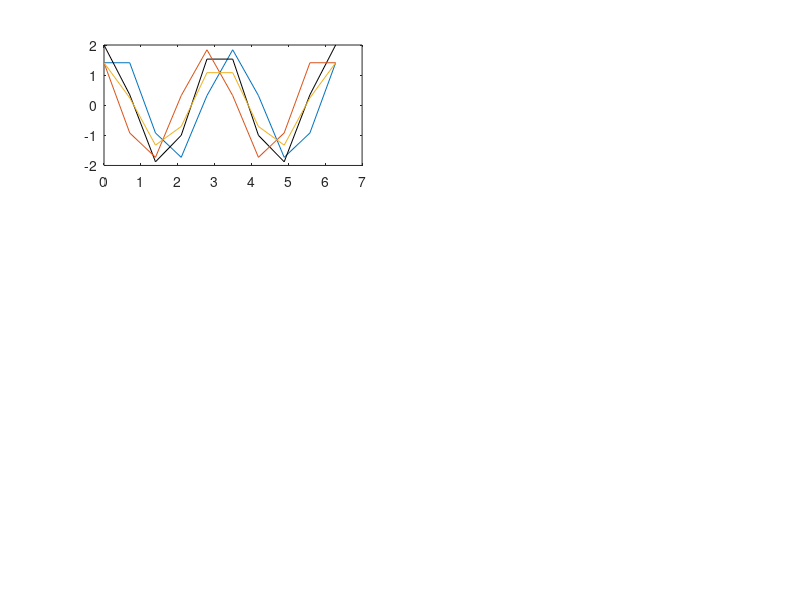

The MATLAB script that drew this image: (Note: this script raises an error after producing the figure.)
%% ---------------------------- Header --------------------------------- %%

%%% Numerische Methoden der Hydromechanik
%%% Assignment: 1
%%% Group: 2
%%% Members: Nick Pfeiffer, Andreas Mirlach, Julian Lenz, Faro Schäfer

% ----------------------------------------------------------------------- %

clear all
close all
addpath('Plots_one')

%% grid and analytical solution 

grid = [10,20,30,50,100,1000,10000];

% amount of grid points
 
for j = 1:length(grid)

    % Number of grid points
    n = grid(j);

    % Grid spacing
    h = 2.0 * pi / (n-1);

    % Calculation of... 
    for i = 1 : n

        % ...coordinates
        x(i) = 0.0 + (i-1) * h;

        % ...analytical values of function and derivative
        f(i) = sin( 2*x(i) ); % analytical function
        dfe(i) = cos( 2*x(i) ) * 2; % analytical first derivative
        dfe2(i) = -sin( 2*x(i) ) * 4; % analytical second derivative
      
    end
    
%% Discretization for numerical solution

    for i = 1 : n

        % Periodic boundary conditions... 

        % ...for the first point
        if ( i == 1 )

            fp = f(i+1);
            fm = f(n-1);

        end

        % ...for the last point
        if ( i == n )

            fp = f(2);
            fm = f(n-1);

        end

        % If point is not at the boundaries 
        if ( ( i ~= 1 ) && ( i ~= n ) )
            fp = f(i+1);
            fm = f(i-1);
        end

        fi = f(i);

%% Numerical shemes

    % First derivative: Upwind
    dfn_U(i) = ( fi - fm ) / ( 1.0*h );
      
    % First derivative: Downwind
    dfn_D(i) = ( fp - fi ) / ( 1.0*h );
        
    % First derivative: Central
    dfn_C(i) = ( fp - fm ) / ( 2.0*h );
        
    % Second Derivative: Central 
    dfn_C2(i) = ( fp - 2*fi + fm ) / (h^2);
      
    end
    
%% Error of numerical shemes
    
    % Location of Error 
    x_error = 2*pi/5;
    
    % Value at Location of Error
    val_error_U = interp1(x,dfn_U,x_error);     % Value at linearily interpolated locatin of error: Upwind
    val_error_D = interp1(x,dfn_D,x_error);     % Value at linearily interpolated locatin of error: Downwind       
    val_error_C = interp1(x,dfn_C,x_error);     % Value at linearily interpolated locatin of error: Central
    val_error_C2 = interp1(x,dfn_C2,x_error);   % Value at linearily interpolated locatin of error: Central second derivative
    val_error_dfe = cos( 2*x_error ) * 2;       % Value at location of error first derivative
    val_error_dfe2 = -sin( 2*x_error ) * 4;     % Value at location of error second derivative
    
    % Error 
    er_U = abs( ( val_error_dfe - val_error_U ) / val_error_dfe ) ;
    er_D = abs( ( val_error_dfe - val_error_D ) / val_error_dfe ) ;
    er_C = abs( ( val_error_dfe - val_error_C ) / val_error_dfe ) ;
    er_C2 = abs( ( val_error_dfe2 - val_error_C2 ) / val_error_dfe2 ) ;
    
%% Interpolation of Points
    
    % Location of interpolated points
    xq = [0+h/2:h:h*(n-1)];               % x-values on which function values get interpolated

    % Value at interpolated points
    dfn_U_interp = interp1(x,dfn_U,xq);   % Interpolated Points for Upwind
    dfn_D_interp = interp1(x,dfn_D,xq);   % Interpolated Points for Downwind
    dfn_C_interp = interp1(x,dfn_C,xq);   % Interpolated Points for Central
    dfn_C2_interp = interp1(x,dfn_C2,xq); % Interpolated Points for Central (second der.)
    
%% Error of interpolated points

    % Value at Location of Error
    val_error_U_interp = interp1(xq,dfn_U_interp,x_error);   % Value at linearely interpolated locatin of error: Upwind
    val_error_D_interp = interp1(xq,dfn_D_interp,x_error);   % Value at linearely interpolated locatin of error: Downwind       
    val_error_C_interp = interp1(xq,dfn_C_interp,x_error);   % Value at linearely interpolated locatin of error: Central
    val_error_C2_interp = interp1(xq,dfn_C2_interp,x_error); % Value at linearely interpolated locatin of error: Central second derivative
 
    % Error
    er_U_interp = abs( ( val_error_dfe - val_error_U_interp ) / val_error_dfe ) ;
    er_D_interp = abs( ( val_error_dfe - val_error_D_interp ) / val_error_dfe ) ;
    er_C_interp = abs( ( val_error_dfe - val_error_C_interp ) / val_error_dfe ) ;
    er_C2_interp = abs( ( val_error_dfe2 - val_error_C2_interp ) / val_error_dfe2 ) ;
    
%% Error matrix

    % Error matrix
    error(j,1) = h;            % grid spacing
    error(j,2) = er_U;                  
    error(j,3) = er_D;             
    error(j,4) = er_C;             
    error(j,5) = er_U_interp;   
    error(j,6) = er_D_interp;   
    error(j,7) = er_C_interp;   
    error(j,8) = er_C2;            
    error(j,9) = er_C2_interp;  
   
%% Plots
    
    if j == 1 
        % set X-tick Lables
            xticks = [0, 2*pi/5, pi/2, pi, 3*pi/2, 2*pi];
            xticklabels = {'\fontsize{11} 0','\color[rgb]{0.5,0.5,0.5}\fontsize{11}2\pi/5','\fontsize{11} \pi/2','\fontsize{11} \pi','\fontsize{11} 3\pi/2','\fontsize{11} 2\pi'};
        fig_first_derivative = figure('units','normalized','outerposition',[0 0 1 1]);
        fig_second_derivative = figure('units','normalized','outerposition',[0 0 1 1]);
        fig_first_derivative_int = figure('units','normalized','outerposition',[0 0 1 1]);

    end

    if (6<j)            % no need to plot high n (look identical to n = 1000) 
        continue
    end
    
%     plot first derivative 
    set(0,'CurrentFigure',fig_first_derivative)
    subplot(3,2,j)
    plot(x, dfn_U, '-', x, dfe, '-k', x, dfn_D, '-', x, dfn_C, '-') % values of numerical difference scheme
    hold on 
    ax = gca;
    ax.ColorOrderIndex = 1;
    legend('Upwind','Exact','Downwind', 'Central','Autoupdate','off','Location','best')
    set(gca,'FontSize',14); 
%     xline(x_error);
%     text(x_error,1,'\leftarrow 2\pi/5')
    xlim([0,2*pi])
    title(['First Derivative n=',num2str(n)]);
    set(gca,'XTick',xticks)
    ax.XTickLabel = xticklabels;
    hold off

%     plot second derivative
    set(0,'CurrentFigure',fig_second_derivative)
    subplot(3,2,j)
    ax = gca;
    ax.ColorOrderIndex = 5;
    hold on
    plot(x, dfn_C2, '-', x, dfe2, '-k') % values of numerical difference scheme
    ax.ColorOrderIndex = 5;
    plot(xq, dfn_C2_interp, '.--') % interpolated values
    legend('Central', 'Exact','Central Int','Autoupdate','off','Location','best')
    set(gca,'FontSize',14); 
    xlim([0,2*pi])
    title(['Second Derivative n=',num2str(n)]);
    set(gca,'XTick',xticks)
    ax.XTickLabel = xticklabels;  
    hold off
    
    if (j>2)            % no need to plot high n (look identical to n = 1000) 
        continue
    end
    
%     plot first derivative 
    set(0,'CurrentFigure',fig_first_derivative_int)
    
    subplot(3,2,j)
    hold on
    
    ax = gca;
    ax.ColorOrderIndex = 5;
    xlim([0,2*pi])
    title(['n=',num2str(n)]);
    set(gca,'XTick',xticks)
    ax.XTickLabel = xticklabels;
    set(gca,'FontSize',14); 
    
    plot(x, dfn_U, '-', x, dfe, '-k',xq, dfn_U_interp, '.--')%, x, dfn_D, '-', x, dfn_C, '-' % values of numerical difference scheme
    legend('Upwind','Exact','Upwind Int','Location','best')
    title(['Upwind Interpolated n=',num2str(n)]);
    hold off
    
    
    subplot(3,2,j+2)

    hold on
    ax = gca;
    ax.ColorOrderIndex = 5;
    xlim([0,2*pi])
    set(gca,'XTick',xticks)
    ax.XTickLabel = xticklabels;
    set(gca,'FontSize',14); 
    
    plot(x, dfn_D, '-', x, dfe, '-k',xq, dfn_D_interp, '.--')
    legend('Downwind','Downwind Int','Exact','Location','best')
    title(['Downwind Interpolated n=',num2str(n)]);
    hold off
    
    subplot(3,2,j+4)
    hold on
    ax = gca;
    ax.ColorOrderIndex = 5;
    xlim([0,2*pi])
    title(['n=',num2str(n)]);
    set(gca,'XTick',xticks)
    ax.XTickLabel = xticklabels;
    set(gca,'FontSize',14); 
    
    plot(x, dfn_C, '-', x, dfe, '-k',xq, dfn_C_interp, '.--')
    legend('Central','Exact','Central Int','Location','best')
    title(['Central Interpolated n=',num2str(n)]);
    %xline(x_error);
    %text(x_error,1,'\leftarrow 2\pi/5')
    
end
    
% Plotting of error over grid spacing in log scale
fig_error = figure;
    loglog(error(:,1),error(:,2),'-',error(:,1),error(:,3),'-',...
        error(:,1),error(:,4),'-',error(:,1),error(:,8),'-')
    hold on
    ax = gca;
    ax.ColorOrderIndex = 1;
    loglog(error(:,1),error(:,5),'--',error(:,1),error(:,6),'--',...
        error(:,1),error(:,7),'--',error(:,1),error(:,9),'--')
%     title('Error plot first derivative');
    xlabel('Grid spacing h');
    ylabel('Relative error');
    legend('Upwind','Downwind','Central','Central Second',...
        'Upwind Int','Downwind Int','Central Int','Central Second Int',...
        'Location','SouthEast')
    
%% Order of error

order_of_er_U = (log10(error(end,2)) - log10(error(end-1,2))) / (log10(error(end,1)) - log10(error(end-1,1)));
order_of_er_D = (log10(error(end,3)) - log10(error(end-1,3))) / (log10(error(end,1)) - log10(error(end-1,1)));
order_of_er_C = (log10(error(end,4)) - log10(error(end-1,4))) / (log10(error(end,1)) - log10(error(end-1,1)));
order_of_er_C2 = (log10(error(end,8)) - log10(error(end-1,8))) / (log10(error(end,1)) - log10(error(end-1,1)));

%% Save files for report

print(fig_first_derivative,'-dpng',"Plots_one/First_derivative.png",'-r150');
print(fig_second_derivative,'-dpng',"Plots_one/Second_derivative.png",'-r150');
print(fig_error,'-dpng',"Plots_one/Error.png",'-r150');
print(fig_first_derivative_int,'-dpng',"Plots_one/fig_first_derivative_int.png",'-r150');
